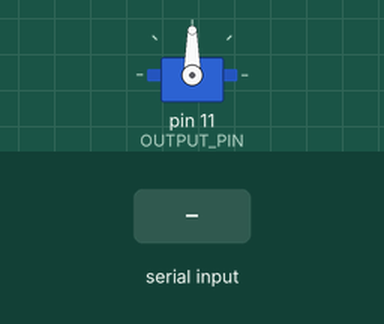
A sketch run on a simulated Arduino Uno, built with avr-gcc and run on an emulated ATmega328P. Parts: servo. Inputs (shaded band) come from the test bench.

Above: at 1.2 s.
1.3 s: "90,45\n" received over Serial
At 1.8 s:
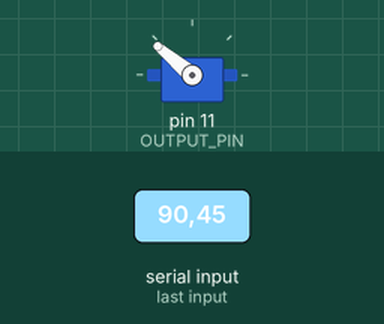
Timing chart, 0 to 4.3 s (numbered marks = the images above; inputs shaded):
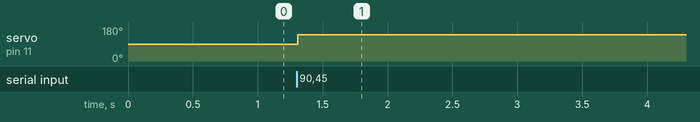

Measured:
- after the input at 1.3 s, servo on pin 11 (OUTPUT_PIN): 90° → 140° at once

The sketch:

K.ino
```cpp
#include <Servo.h>

#define OUTPUT_PIN 11
const int DELAY_MS = 200;
int inputVal;

Servo myservo;

void setup() {
  Serial.begin(9600);
  pinMode(OUTPUT_PIN, OUTPUT);
  myservo.attach(11);
}

void loop() {
  // Check to see if there is any incoming serial data
  if (Serial.available() > 0) {
    // read string until the endo of the line
    String rcvdSerialData = Serial.readStringUntil('\n');
    analogWrite(OUTPUT_PIN, rcvdSerialData.toInt());
    //delay(DELAY_MS);
    myservo.write(140);
    //Serial.println("Data received"+rcvdSerialData.toInt());
  }

  //int servoVal = map(valu,0,1024,180,0);
  //myservo.write(servoVal);

}
```
